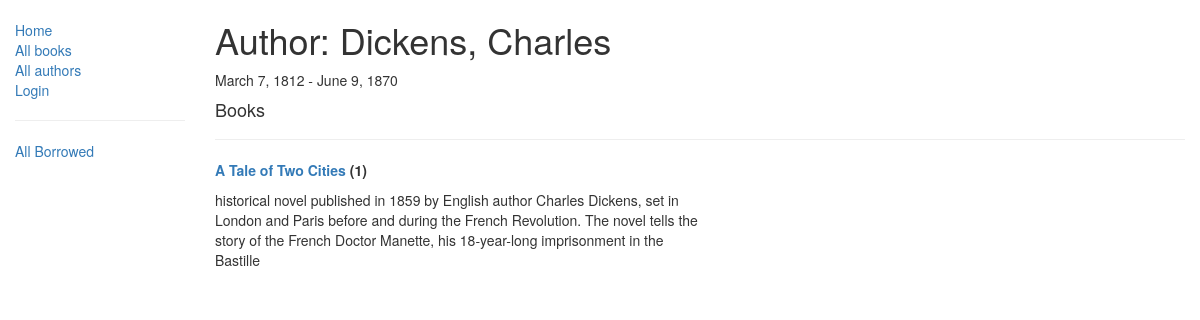
/catalog/author/2, run on the app's committed database.
### catalog/models.py (models this page shows, shortened)
class Author(models.Model):
    first_name = models.CharField(max_length=100)
    last_name = models.CharField(max_length=100)
    date_of_birth = models.DateField(null=True, blank=True)
    date_of_death = models.DateField('Died', null=True, blank=True)

class Book(models.Model):
    title = models.CharField(max_length=200)
    author = models.ForeignKey('Author', on_delete=models.SET_NULL, null=True)
    summary = models.TextField(max_length=1000, help_text="Enter a brief description of the book")
    isbn = models.CharField('ISBN',max_length=13, help_text='13 Character <a href="https://www.isbn-international.org/content/what-isbn">ISBN number</a>')
    genre = models.ManyToManyField(Genre, help_text="Select a genre for this book")
    language = models.ForeignKey('Language', on_delete=models.SET_NULL, null=True)
    cover = models.ImageField(upload_to ='images/', help_text="Select a cover for this book", null=True)
    def get_absolute_url(self):
        return reverse('book-detail', args=[str(self.id)])
    def display_genre(self):
        """
        Creates a string for the Genre. This is required to display genre in Admin.
        """
        return ', '.join([genre.name for genre in self.genre.all()[:3]])
    display_genre.short_description = 'Genre'

### catalog/views.py (the view)
# urls.py: re_path(r'^author/(?P<pk>\d+)$', views.AuthorDetailView.as_view(), name='author-detail'),
class AuthorDetailView(generic.DetailView):
    model = Author

### catalog/templates/catalog/author_detail.html
{% extends "base_generic.html" %}
{% block content %}
  <h1>Author: {{ author.last_name }}, {{ author.first_name }}</h1>
  <p>{{ author.date_of_birth }} - {{ author.date_of_death }}</p>
  <h4>Books</h4>
  {% for book in author.book_set.all %}
  <hr />
  <div style="display: flex; gap: 4px">
      <a href="{{ book.get_absolute_url }}"><strong>{{ book.title }}</strong></a><p><strong>({{book.id}})</strong></p>
  </div>
  <p style="width: 50%">{{book.summary}}</p>
  {% endfor %}
{% endblock %}

### data on the page
Author: last_name "Dickens", first_name "Charles", date_of_birth "March 7, 1812", date_of_death "June 9, 1870"
Book: title "A Tale of Two Cities", id "1", summary "historical novel published in 1859 by English author Charles Dickens, set in London and Paris before and during the French Revolution. The novel tells the story of the French Doctor Manette, his 18-year-long imprisonment in the Bastille"
